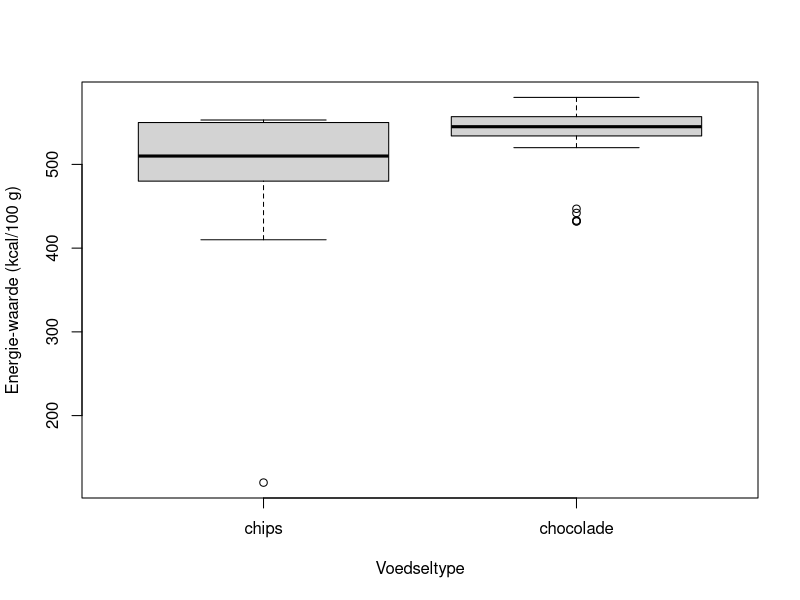

Reproduce this figure in R. (Note: this script raises an error after producing the figure.)
## ---- chunk 1
knitr::opts_chunk$set(echo = TRUE)
## ---- chunk 2
id <- 1:10
geslacht <- factor(c("man","man","man","vrouw","vrouw","vrouw","man","vrouw","man","vrouw"))
logexpressie <- c(2.91, 3.07, 2.82, 2.49, 2.58, 2.67, 3.01, 2.59, 2.87, 2.71)
myData <- data.frame(id, geslacht, logexpressie)
rm(id,geslacht,logexpressie)
myData
## ---- chunk 3

## ---- chunk 4

## ---- chunk 5

## ---- chunk 6

## ---- chunk 7

## ---- chunk 8
id <- 1:16
soort <- factor(c(rep("mens", 4), rep("chimpansee", 4), rep("koe", 4), rep("geit", 4)))
logexpressie <- c(1.11, 1.31, 1.27, 1.21, 1.09, 1.23, 1.32, 1.33, 1.35, 1.52, 1.47, 1.39, 1.44, 1.59, 1.62, 1.55)
myData <- data.frame(id, soort, logexpressie)
rm(id, soort, logexpressie)
myData
## ---- chunk 9

## ---- chunk 10

## ---- chunk 11

## ---- chunk 12
t.test(logexpressie[soort %in% c("mens","chimpansee")] ~ soort[soort %in% c("mens","chimpansee")], data = myData)
## ---- chunk 13
t.test(logexpressie ~ soort, data = myData, subset = (soort == "mens" | soort == "chimpansee"))
## ---- chunk 14
t.test(logexpressie ~ soort, data = myData, subset = (soort %in% c("mens","chimpansee")))
## ---- chunk 15
x <- c("a","b","c","a","b","d")
x
x %in% "a"
x == "a"
x %in% c("a","b")
x == c("a","b")
x %in% "e"
x == "e"
## ---- chunk 16

## ---- chunk 17

## ---- chunk 18
pairwise.t.test(myData$logexpressie, myData$soort, p.adjust.method = "none", pool.sd = F)
## ---- chunk 19
C <- 1:20
## ---- chunk 20
alpha <- 0.05
## ---- chunk 21

## ---- chunk 22

## ---- chunk 23

## ---- chunk 24

## ---- chunk 25
id <- 1:16
soort <- factor(c(rep("mens", 4), rep("chimpansee", 4), rep("koe", 4), rep("geit", 4)))
logexpressie <- c(1.11, 1.31, 1.27, 1.21, 1.09, 1.23, 1.32, 1.33, 1.35, 1.52, 1.47, 1.39, 1.44, 1.59, 1.62, 1.55)
myData <- data.frame(id, soort, logexpressie)
rm(id, soort, logexpressie)
myData
## ---- chunk 26

## ---- chunk 27

## ---- chunk 28
setwd(dir = "H:/Hanze/ILST/vakken/kwartaal 07/Statistiek 3 BIN/lessen/2019-2020/Les 05 - Multiple t-toetsen")
getwd()
dir()

myData <- read.table(file = "Les 05_Voedingsmiddelen_db_v1.txt", header = T, sep = "\t")
myData
## ---- chunk 29

## ---- chunk 30

## ---- chunk 31

## ---- chunk 32

## ---- chunk 33

## ---- chunk 34

## ---- chunk 35

## ---- chunk 36

## ---- chunk 37
TEMP <- myData[myData$type %in% c("chips","chocolade"), ]
TEMP$type <- factor(as.character(TEMP$type))
boxplot(H.kcal ~ type, data = TEMP,
        xlab = "Voedseltype", ylab="Energie-waarde (kcal/100 g)")
## ---- chunk 38
TEMP <- myData[(myData$type == "chips" | myData$type == "chocolade"), ]
TEMP$type <- droplevels(TEMP$type)
boxplot(H.kcal ~ type, data = TEMP,
        xlab = "Voedseltype", ylab="Energie-waarde (kcal/100 g)")
## ---- chunk 39

## ---- chunk 40

## ---- chunk 41
